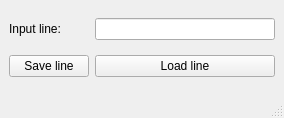
<?xml version="1.0" encoding="UTF-8"?>
<ui version="4.0">
 <class>MainWindow</class>
 <widget class="QMainWindow" name="MainWindow">
  <property name="geometry">
   <rect>
    <x>0</x>
    <y>0</y>
    <width>284</width>
    <height>118</height>
   </rect>
  </property>
  <property name="windowTitle">
   <string>MainWindow</string>
  </property>
  <widget class="QWidget" name="centralwidget">
   <layout class="QGridLayout" name="gridLayout">
    <item row="0" column="0">
     <widget class="QLabel" name="label">
      <property name="text">
       <string>Input line:</string>
      </property>
      <property name="buddy">
       <cstring>lineEdit</cstring>
      </property>
     </widget>
    </item>
    <item row="0" column="1">
     <widget class="QLineEdit" name="lineEdit"/>
    </item>
    <item row="1" column="0">
     <widget class="QPushButton" name="saveButton">
      <property name="text">
       <string>Save line</string>
      </property>
     </widget>
    </item>
    <item row="1" column="1">
     <widget class="QPushButton" name="loadButton">
      <property name="text">
       <string>Load line</string>
      </property>
     </widget>
    </item>
   </layout>
  </widget>
  <widget class="QStatusBar" name="statusbar"/>
  <widget class="QMenuBar" name="menubar">
   <property name="geometry">
    <rect>
     <x>0</x>
     <y>0</y>
     <width>284</width>
     <height>22</height>
    </rect>
   </property>
  </widget>
 </widget>
 <resources/>
 <connections/>
</ui>
